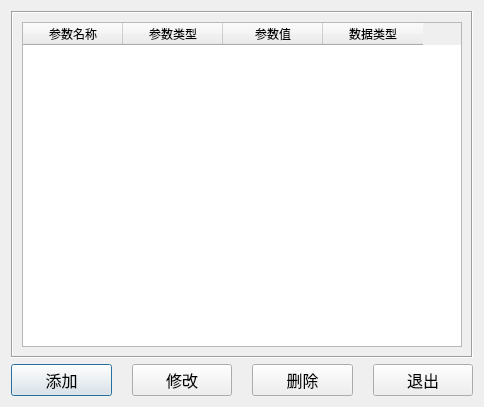
<?xml version="1.0" encoding="UTF-8"?>
<ui version="4.0">
 <class>CModelParamForm</class>
 <widget class="QDialog" name="CModelParamForm">
  <property name="geometry">
   <rect>
    <x>0</x>
    <y>0</y>
    <width>484</width>
    <height>407</height>
   </rect>
  </property>
  <property name="windowTitle">
   <string>模型参数修改</string>
  </property>
  <layout class="QVBoxLayout" name="verticalLayout_2">
   <item>
    <widget class="QFrame" name="frame_2">
     <property name="frameShape">
      <enum>QFrame::Box</enum>
     </property>
     <property name="frameShadow">
      <enum>QFrame::Sunken</enum>
     </property>
     <layout class="QVBoxLayout" name="verticalLayout">
      <item>
       <widget class="QTableWidget" name="listModelParam">
        <column>
         <property name="text">
          <string>参数名称</string>
         </property>
        </column>
        <column>
         <property name="text">
          <string>参数类型</string>
         </property>
        </column>
        <column>
         <property name="text">
          <string>参数值</string>
         </property>
        </column>
        <column>
         <property name="text">
          <string>数据类型</string>
         </property>
        </column>
       </widget>
      </item>
     </layout>
    </widget>
   </item>
   <item>
    <layout class="QHBoxLayout" name="horizontalLayout">
     <property name="spacing">
      <number>20</number>
     </property>
     <item>
      <widget class="QPushButton" name="buttonAdd">
       <property name="font">
        <font>
         <family>宋体</family>
         <pointsize>12</pointsize>
         <weight>50</weight>
         <italic>false</italic>
         <bold>false</bold>
        </font>
       </property>
       <property name="styleSheet">
        <string notr="true">font: 12pt &quot;宋体&quot;;</string>
       </property>
       <property name="text">
        <string>添加</string>
       </property>
      </widget>
     </item>
     <item>
      <widget class="QPushButton" name="buttonModify">
       <property name="font">
        <font>
         <family>宋体</family>
         <pointsize>12</pointsize>
         <weight>50</weight>
         <italic>false</italic>
         <bold>false</bold>
        </font>
       </property>
       <property name="styleSheet">
        <string notr="true">font: 12pt &quot;宋体&quot;;</string>
       </property>
       <property name="text">
        <string>修改</string>
       </property>
      </widget>
     </item>
     <item>
      <widget class="QPushButton" name="buttonDel">
       <property name="font">
        <font>
         <family>宋体</family>
         <pointsize>12</pointsize>
         <weight>50</weight>
         <italic>false</italic>
         <bold>false</bold>
        </font>
       </property>
       <property name="styleSheet">
        <string notr="true">font: 12pt &quot;宋体&quot;;</string>
       </property>
       <property name="text">
        <string>删除</string>
       </property>
      </widget>
     </item>
     <item>
      <widget class="QPushButton" name="buttonExit">
       <property name="font">
        <font>
         <family>宋体</family>
         <pointsize>12</pointsize>
         <weight>50</weight>
         <italic>false</italic>
         <bold>false</bold>
        </font>
       </property>
       <property name="styleSheet">
        <string notr="true">font: 12pt &quot;宋体&quot;;</string>
       </property>
       <property name="text">
        <string>退出</string>
       </property>
      </widget>
     </item>
    </layout>
   </item>
  </layout>
 </widget>
 <tabstops>
  <tabstop>buttonAdd</tabstop>
  <tabstop>buttonModify</tabstop>
  <tabstop>buttonDel</tabstop>
  <tabstop>buttonExit</tabstop>
  <tabstop>listModelParam</tabstop>
 </tabstops>
 <resources/>
 <connections>
  <connection>
   <sender>buttonExit</sender>
   <signal>clicked()</signal>
   <receiver>CModelParamForm</receiver>
   <slot>close()</slot>
   <hints>
    <hint type="sourcelabel">
     <x>400</x>
     <y>370</y>
    </hint>
    <hint type="destinationlabel">
     <x>241</x>
     <y>203</y>
    </hint>
   </hints>
  </connection>
 </connections>
</ui>
